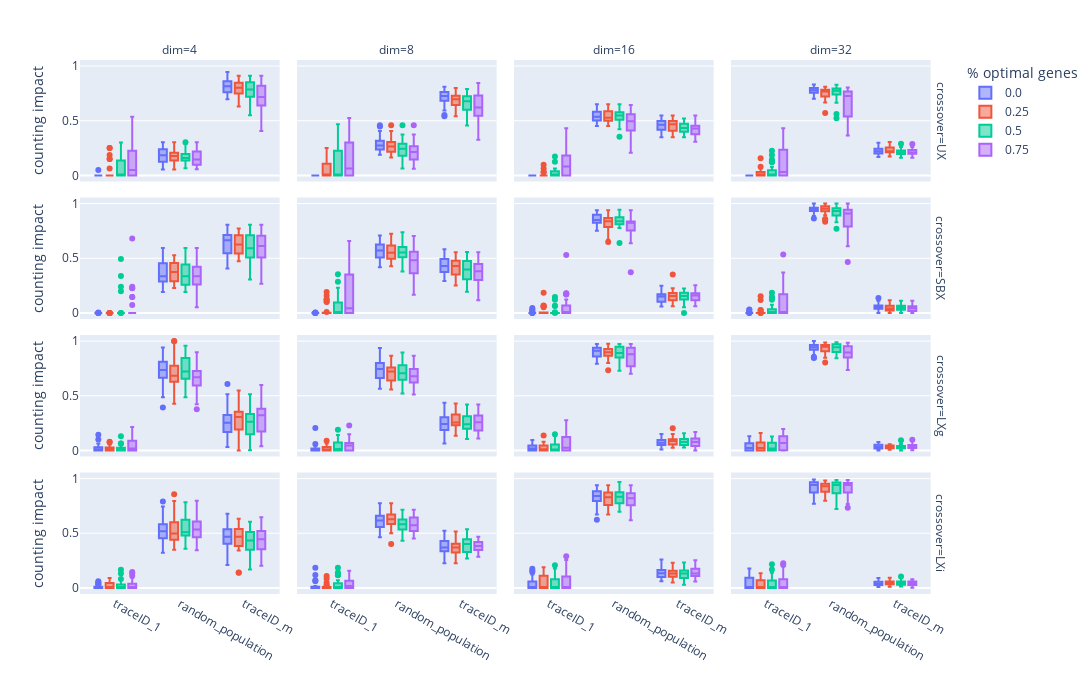

The cell this chart's notebook holds for it:
### Code cell
#Impact values for the median seed fitness individuum only to compare the different values for crossove rand dimensions

import pandas as pd
import plotly.express as px

gen = 50

ci_df = pd.read_csv("../data/sphere_function_data/counting_impact.csv")
only_last_gen_ci = ci_df[ci_df.generation == gen]
only_last_gen_ci['random_population'] = only_last_gen_ci[['traceID_2', 'traceID_3', 'traceID_4', 'traceID_5', 'traceID_6', 'traceID_7', 'traceID_8', 'traceID_9', 'traceID_10', 'traceID_11', 'traceID_12', 'traceID_13', 'traceID_14', 'traceID_15', 'traceID_16', 'traceID_17', 'traceID_18', 'traceID_19', 'traceID_20']].sum(axis=1)

#filter runs with optimal and worst point:
only_last_gen_ci = only_last_gen_ci[only_last_gen_ci.seed_quality == "median"]
only_last_gen_ci = only_last_gen_ci[['traceID_1', 'random_population', 'traceID_m', 'percentage_of_optimal_genes', 'dim', 'crossover']]


#CI of Fitness = 1
fig = px.box(
    only_last_gen_ci,
    color="percentage_of_optimal_genes",
    facet_col="dim",
    facet_row="crossover",
    labels={
            "value": "counting impact",
            "variable": "",
            "percentage_of_optimal_genes": "% optimal genes",
            "traceID_1" : "seed ind"
        },
    height=700, width=1400)

fig.write_image("../figures/genome_quality_distribution_impact.pdf")
fig.show()
